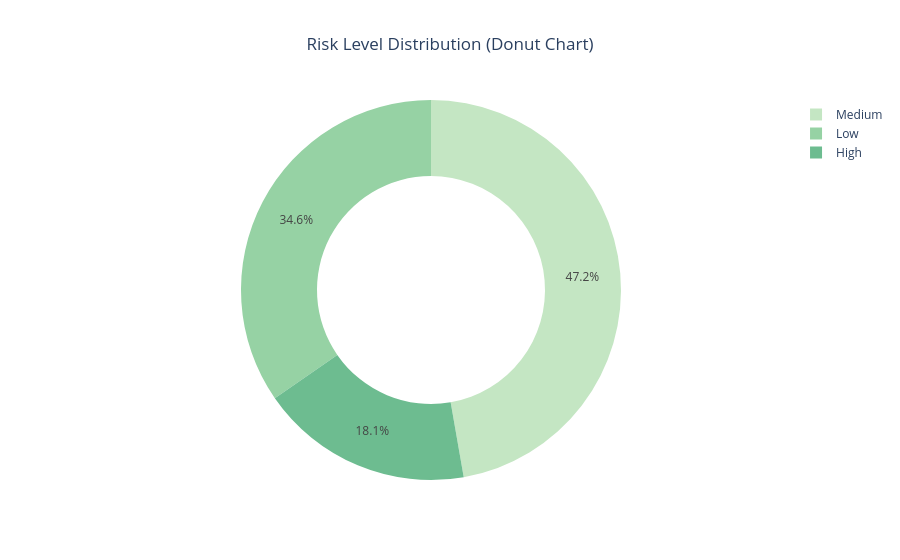

The notebook cell saved with this chart:
### Markdown cell above
### 8 Risk Level Donut Chart
- 💡 Insight:

Shows proportion of safe vs dangerous groundwater zones.

### Code cell
df['risk_band'] = pd.cut(
    df['risk_score'],
    bins=[0, 0.33, 0.66, 1],
    labels=['Low', 'Medium', 'High']
)

donut = df['risk_band'].value_counts().reset_index()
donut.columns = ['risk_band', 'count']

fig = px.pie(
    donut,
    names='risk_band',
    values='count',
    hole=0.6,
    title='Risk Level Distribution (Donut Chart)',
    color_discrete_sequence=px.colors.sequential.Blugrn
)

fig.update_layout(template='plotly_white', title_x=0.5)
fig.show()

### Figure 1 — Plotly figure (JSON) as saved in the notebook; plotly's stock layout.template omitted (floating-point values rounded to 4 significant figures)
{"data": [{"domain": {"x": [0, 1], "y": [0, 1]}, "hole": 0.6, "hovertemplate": "risk_band=%{label}<br>count=%{value}<extra></extra>", "labels": ["Medium", "Low", "High"], "legendgroup": "", "name": "", "showlegend": true, "type": "pie", "values": [60, 44, 23]}], "layout": {"legend": {"tracegroupgap": 0}, "piecolorway": ["rgb(196, 230, 195)", "rgb(150, 210, 164)", "rgb(109, 188, 144)", "rgb(77, 162, 132)", "rgb(54, 135, 122)", "rgb(38, 107, 110)", "rgb(29, 79, 96)"], "title": {"text": "Risk Level Distribution (Donut Chart)", "x": 0.5}}}
